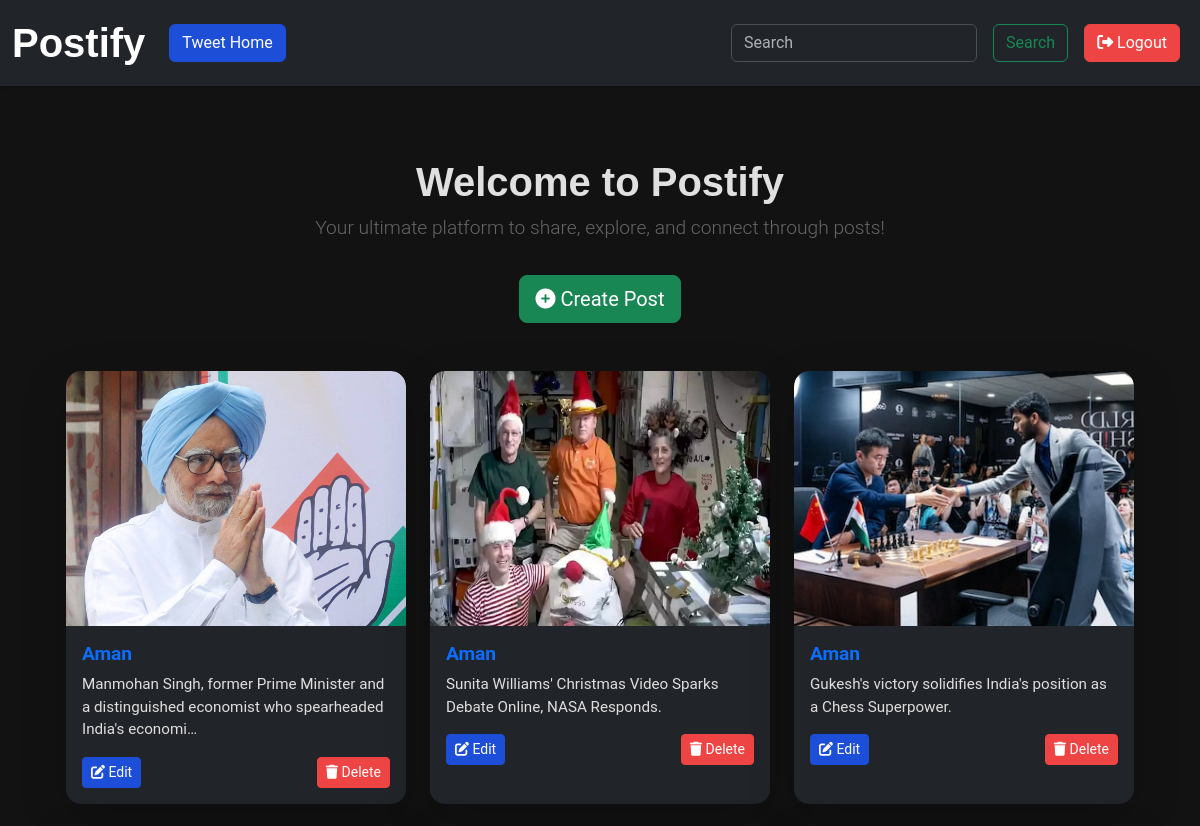
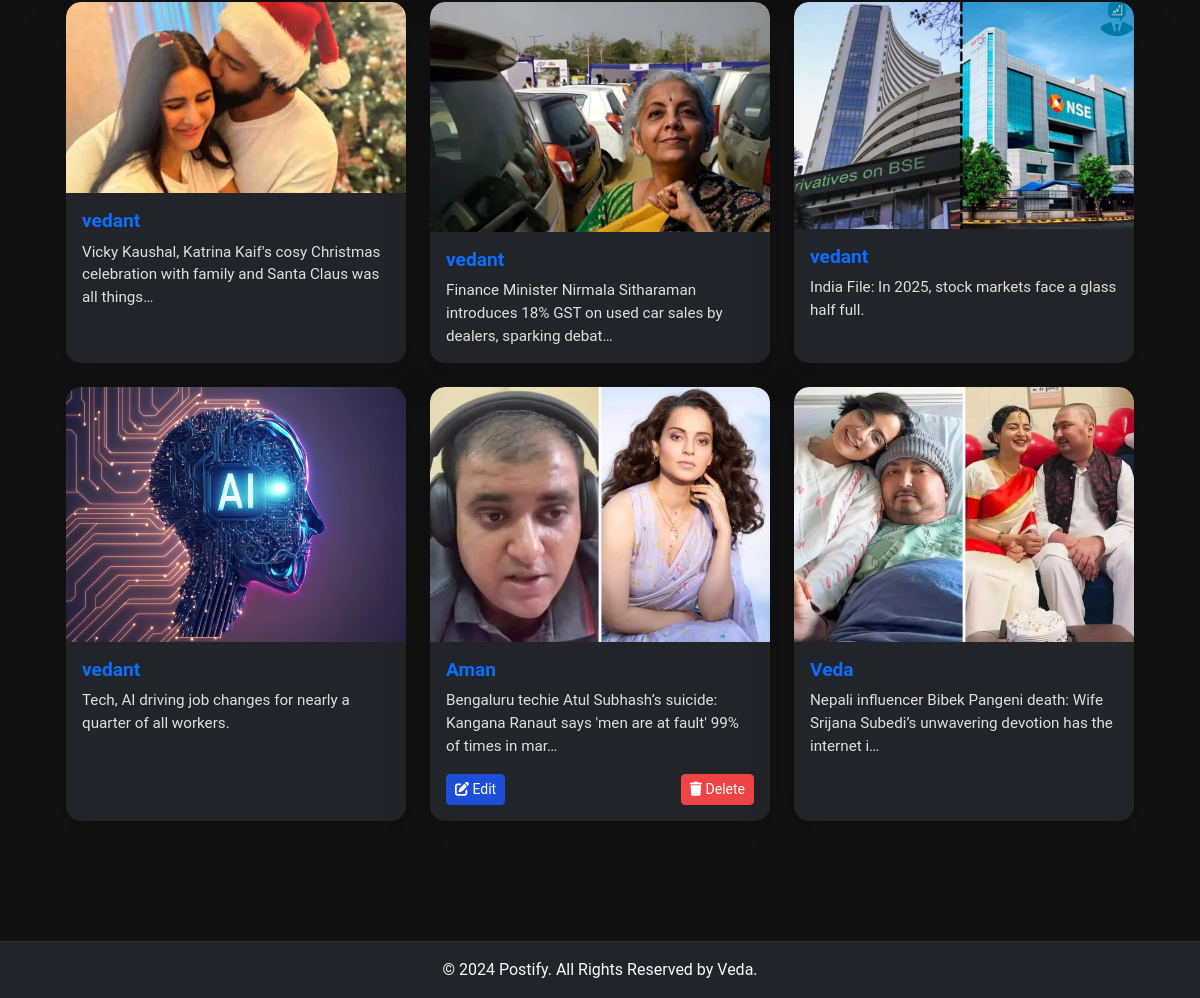
The page / (signed in) on the database its author committed (2 pictures, top to bottom).
### Tweetapp/models.py (models this page shows, shortened)
class Tweet(models.Model):
    user = models.ForeignKey(User, on_delete= models.CASCADE)
    text = models.TextField(max_length=150)
    photo = models.ImageField(upload_to='photos/', blank=True, null=True)
    created_at = models.DateTimeField(auto_now_add=True)
    updated_at = models.DateTimeField(auto_now=True)

### Tweetapp/views.py (the view)
# urls.py: path('', views.tweet_list, name='tweet_list'),
def tweet_list(request):
    tweets = Tweet.objects.all().order_by('-created_at')
    return render(request, 'tweet_list.html', {'tweets': tweets})

### Tweetapp/templates/tweet_list.html (shortened to what this page needs)
{% extends "layout.html" %}
{% block content %}
<div class="container my-5">
    <div class="text-center mb-5">
        <h1 class="fw-bold text-gradient">Welcome to Postify</h1>
        <p class="lead">Your ultimate platform to share, explore, and connect through posts!</p>
        <a class="btn btn-success btn-lg mt-3" href="{% url 'tweet_create' %}">
            <i class="fas fa-plus-circle"></i> Create Post
        </a>
    </div>
    <div class="container mt-4">
      <div class="row row-cols-1 row-cols-sm-2 row-cols-md-3 g-4">
          {% for tweet in tweets %}
          <div class="col">
              <div class="card shadow-lg border-0 h-100">
                  {% if tweet.photo %}
                  <img src="{{ tweet.photo.url }}" class="card-img-top" alt="Post Image">
                  {% endif %}
                  <div class="card-body">
                      <h5 class="card-title text-primary">{{ tweet.user.username }}</h5>
                      <p class="card-text">{{ tweet.text|truncatechars:100 }}</p>
                      {% if tweet.user == user %}
                      <div class="d-flex justify-content-between mt-3">
                          <a href="{% url 'tweet_edit' tweet.id %}" class="btn btn-primary btn-sm">
                              <i class="fas fa-edit"></i> Edit
                          </a>
                          <a href="{% url 'tweet_delete' tweet.id %}" class="btn btn-danger btn-sm">
                              <i class="fas fa-trash"></i> Delete
                          </a>
                      </div>
                      {% endif %}
                  </div>
              </div>
          </div>
          {% endfor %}
      </div>
  </div>
</div>
{% endblock %}

### static/css/styles.css (style rules this page uses)
body { font-family: 'Roboto', sans-serif; background-color: #121212; color: #e0e0e0; }
.fw-bold { font-family: 'Poppins', sans-serif; font-size: 2.5rem; }
.lead { font-size: 1.2rem; color: #666; }
.card { border-radius: 15px; overflow: hidden; }
.card-title { font-size: 1.2rem; font-weight: bold; color: #007bff; }
.card-text { font-size: 0.95rem; color: #e1dede; }
.btn-primary { background-color: #1d4ed8; border-color: #1d4ed8; }
.btn-danger { background-color: #ef4444; border-color: #ef4444; }
.card-img-top { width: 100%; object-fit:contain; border-top-left-radius: 15px; border-top-right-radius: 15px; }

### rows shown on the page
Tweet: photo (picture), user.username "Aman", text "Manmohan Singh, former Prime Minister and a distinguished economist who spearheaded India's economi…", shows "Edit"
Tweet: photo (picture), user.username "Aman", text "Sunita Williams' Christmas Video Sparks Debate Online, NASA Responds.", shows "Edit"
Tweet: photo (picture), user.username "Aman", text "Gukesh's victory solidifies India's position as a Chess Superpower.", shows "Edit"
Tweet: photo (picture), user.username "vedant", text "Vicky Kaushal, Katrina Kaif's cosy Christmas celebration with family and Santa Claus was all things…"
Tweet: photo (picture), user.username "vedant", text "Finance Minister Nirmala Sitharaman introduces 18% GST on used car sales by dealers, sparking debat…"
Tweet: photo (picture), user.username "vedant", text "India File: In 2025, stock markets face a glass half full."
Tweet: photo (picture), user.username "vedant", text "Tech, AI driving job changes for nearly a quarter of all workers."
Tweet: photo (picture), user.username "Aman", text "Bengaluru techie Atul Subhash’s suicide: Kangana Ranaut says 'men are at fault' 99% of times in mar…", shows "Edit"
Tweet: photo (picture), user.username "Veda", text "Nepali influencer Bibek Pangeni death: Wife Srijana Subedi’s unwavering devotion has the internet i…"
